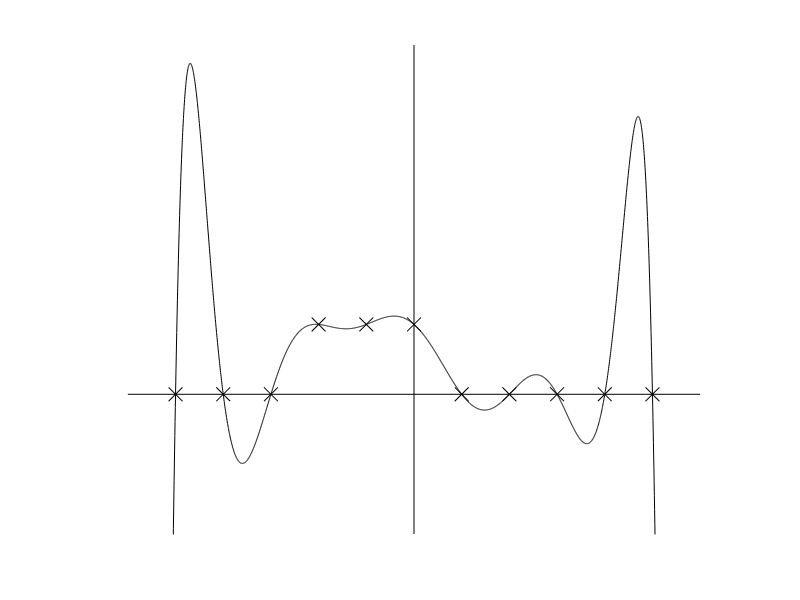
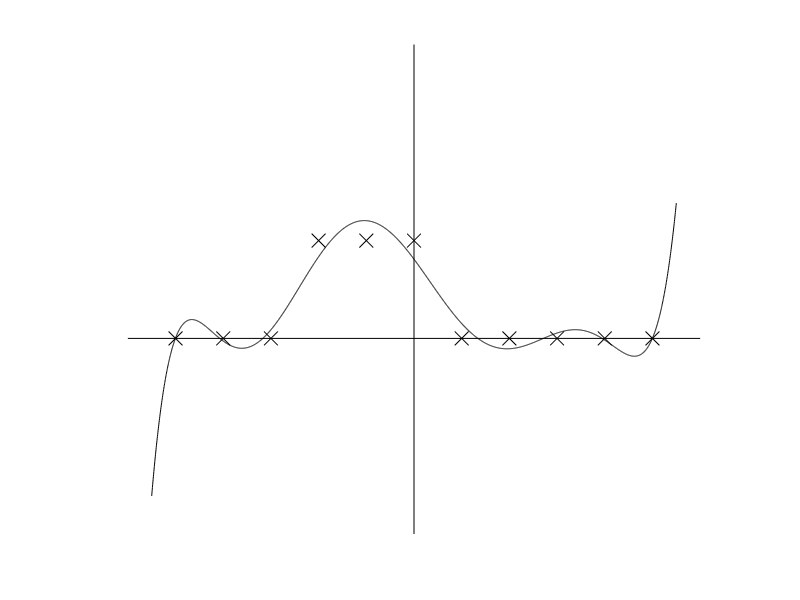

Write MATLAB code to recreate these figures, in order.
% ELEVENFIGS  Reproduce Figures 11.1 and 11.2 from Trefethen & Bau.
x = -5:5;  y = [0 0 0 1 1 1 0 0 0 0 0];    % data
xfine = -5.5:.005:5.5;                     % fine grid for plotting
for n = 1:2
  figure(n),  plot(x,y,'kx','markersize',10),  hold on
  plot([0 0],[-2 5],'k',[-6 6],[0 0],'k')  % axes
  if n == 1,   p = polyfit(x,y,10);        % hit data exactly
  else,        p = polyfit(x,y,7);   end   % fit data smoother
  plot(xfine, polyval(p, xfine), 'k'),  hold off
  if n == 1,  axis([-6.5 6.5 -2 5])
  else,       axis([-6.5 6.5 -2 3]),   end
  axis off
end
